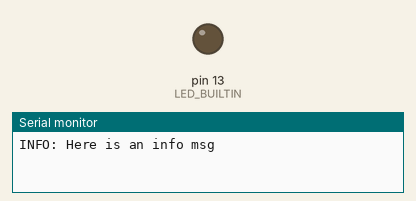
Simulated run of this sketch. Board: Arduino Uno, built with avr-gcc and run on an emulated ATmega328P. Parts: output pins drawn as LEDs (lit = HIGH), the last lines printed to the serial monitor.

Above: at 0.5 s.
At 5.0 s:
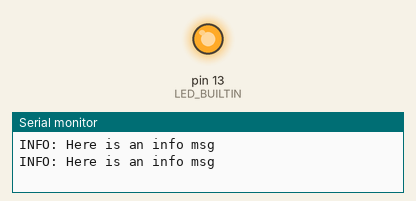
Timing chart, 0 to 6.9 s (numbered marks = the images above):
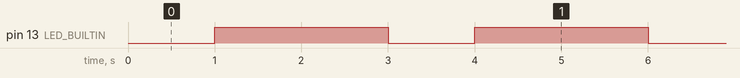

Measured:
- by itself, pin 13 (LED_BUILTIN): alternates HIGH for 2.0 s and LOW for 1.0 s

The sketch:

carLeds.ino
```cpp
#include "Logger.h"
#include "LedModeRepository.h"

Logger logger;

void setup() {
  // TODO Load internal LED mode from EEPROM
  // TODO Load external LED mode from EEPROM

  Serial.begin(115200);

  pinMode(LED_BUILTIN, OUTPUT);
}

void loop() {
  // TODO Render inside
  // TODO Render outside

  // TODO Cycle web service?
  // TODO If LED modes changed, update EEPROM

  logger.Info("Here is an info msg");
  logger.Debug("Here is a debug msg");


  digitalWrite(LED_BUILTIN, LOW);
  delay(1000);
  digitalWrite(LED_BUILTIN, HIGH);
  delay(2000);
}
```

LedModeRepository.cpp
```cpp
#include "LedModeRepository.h"

#include <EEPROM.h>


const int INTERNAL_STARTUP = 0;
const int INTERNAL_RUNNING = 1;
const int EXTERNAL_STARTUP = 2;
const int EXTERNAL_RUNNING = 3;


LedModeRepository::LedModeRepository(/* args */)
{
}

// LedModeRepository::~LedModeRepository()
// {
// }

//void LedModeRepository::GetInternalStartup()
//{
//  return;
//}
//
//void LedModeRepository::SetInternalStartup(int mode)
//{
//  return;
//}
```

LedModeRepository.h
```cpp
#ifndef LED_MODE_REPOSITORY
#define LED_MODE_REPOSITORY

#include <Arduino.h>

class LedModeRepository
{
private:
    /* data */
public:
    LedModeRepository(/* args */);

//    void GetStartupInternal();
//    void SetStartupIn(int mode);

    // ~LedModeRepository();
};

#endif
```

Logger.cpp
```cpp
#include "Logger.h"

enum LogLevel { TRACE, DEBUG, INFO, WARN };
LogLevel logLevelLimit = INFO;

Logger::Logger(/* args */)
{
//  logLevelLimit = TRACE;
  Serial.println(logLevel);
}


//void Logger:SetLogLevel(int level)
//{
//
//}

  // TOOD Add circular buffer

void Logger::Info(String message)
{
  if(LogLevel::INFO >= logLevelLimit)
  {
    Log(message, "INFO");
  }
}

void Logger::Debug(String message)
{
  if(LogLevel::DEBUG >= logLevelLimit)
  {
    Log(message, "DEBUG");
  }
}

void Logger::Log(String message, String level)
{
  String formattedMessage = level + ": " + message;
  Serial.println(formattedMessage);
}

// TODO Write circular buffer of logs to /logs web request
```

Logger.h
```cpp
#ifndef LOGGER
#define LOGGER

#include <Arduino.h>

class Logger
{
private:
    /* data */
    int logLevel;
    void Log(String message, String level);

public:
    Logger(/* args */);
    // ~Logger();
    void Info(String message);
    void Debug(String message);

};


#endif
```
